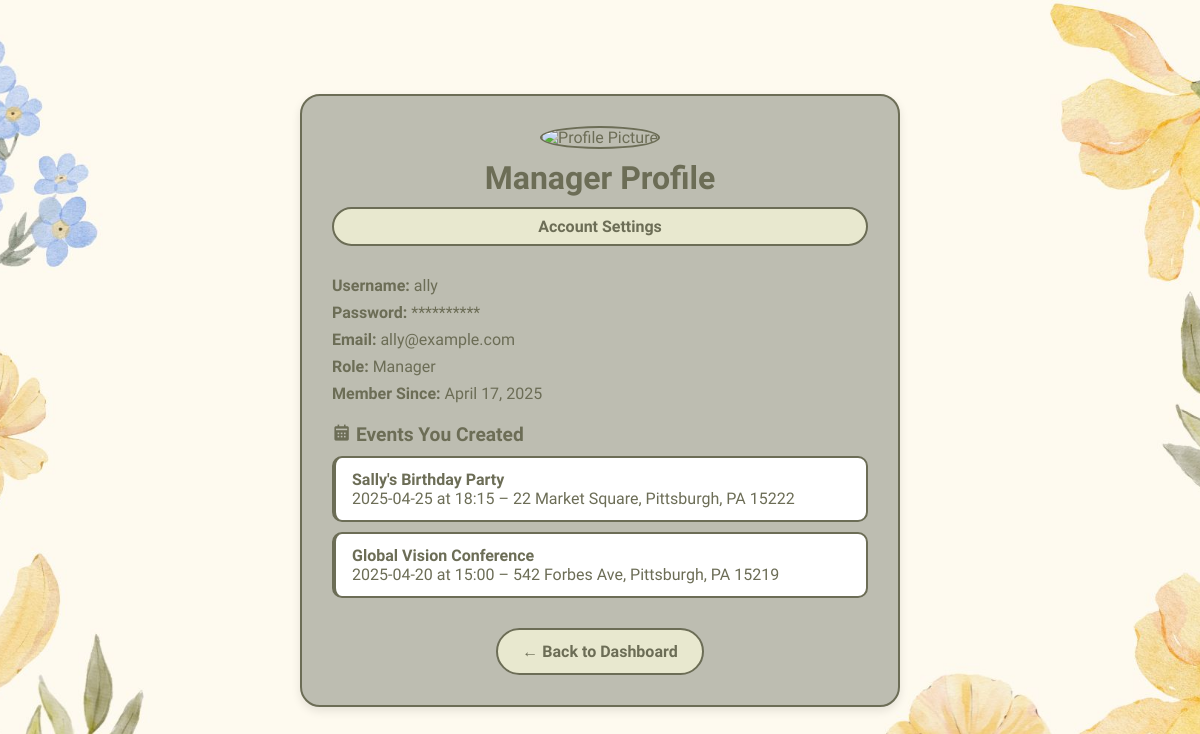
The app's page /manager_profile (signed in) with its own data.
### main.py (models this page shows, shortened)
class User(db.Model):
    id = db.Column(db.Integer, primary_key=True)
    username = db.Column(db.String(80), unique=True, nullable=False)
    email = db.Column(db.String(120), unique=True, nullable=False)
    password_hash = db.Column(db.String(128), nullable=False)
    role = db.Column(db.String(20), default='user')
    created_at = db.Column(db.DateTime, default=datetime.utcnow)
    registered_events = db.relationship(
        'Event',
        secondary=registrations,
        backref=db.backref('attendees', lazy='dynamic')
    )
    managed_events = db.relationship('Event', backref='manager', foreign_keys='Event.manager_id')

class Event(db.Model):
    id = db.Column(db.Integer, primary_key=True)
    title = db.Column(db.String(100), nullable=False)
    description = db.Column(db.Text, nullable=False)
    date = db.Column(db.String(20), nullable=False)
    time = db.Column(db.String(20), nullable=False)
    location = db.Column(db.String(120), nullable=False)
    event_type = db.Column(db.String(20), nullable=False, default='other')  # New field
    manager_id = db.Column(db.Integer, db.ForeignKey('user.id'), nullable=False)
    created_at = db.Column(db.DateTime, default=datetime.utcnow)

### main.py (the view)
@app.route('/manager_profile')
def manager_profile():
    if 'username' not in session:
        flash("You must be logged in to view your profile.")
        return redirect(url_for('managerlogin'))
    user = User.query.filter_by(username=session['username']).first()
    if not user or user.role != 'manager':
        flash("Unauthorized access.")
        return redirect(url_for('home'))
    return render_template(
        'manager_profile.html',
        username=user.username,
        email=user.email,
        password_hidden='*' * 10,
        role=user.role,
        created_at=user.created_at,
        created_events=user.managed_events
    )

### templates/manager_profile.html (shortened to what this page needs)
<!DOCTYPE html>
<html lang="en">
<head>
    <link rel="stylesheet" href="{{ url_for('static', filename='styles.css') }}">
    <link href='https://unpkg.com/boxicons@2.1.4/css/boxicons.min.css' rel='stylesheet'>
</head>
<body>
    <div class="profile-wrapper">
        <div class="profile-header">
            <img src="{{ url_for('static', filename='default-profile.png') }}" alt="Profile Picture">
            <h1>Manager Profile</h1>
            <a href="{{ url_for('managersettings') }}" class="settings-button">Account Settings</a>
        </div>
        <div class="profile-info">
            <p><strong>Username:</strong> {{ username }}</p>
            <p><strong>Password:</strong> {{ password_hidden }}</p>
            <p><strong>Email:</strong> {{ email }}</p>
            <p><strong>Role:</strong> {{ role.capitalize() }}</p>
            <p><strong>Member Since:</strong> {{ created_at.strftime('%B %d, %Y') }}</p>
        </div>
        <div class="events-list">
            <h2><i class='bx bxs-calendar'></i> Events You Created</h2>
            {% if created_events %}
                {% for event in created_events %}
                    <div class="event-card">
                        <strong>{{ event.title }}</strong><br>
                        {{ event.date }} at {{ event.time }} – {{ event.location }}
                    </div>
                {% endfor %}
            {% else %}
                <p>You haven't created any events yet.</p>
            {% endif %}
        </div>
        <div class="back-button">
            <a href="{{ url_for('manager_dashboard') }}" class="button">← Back to Dashboard</a>
        </div>
    </div>
</body>
</html>

### static/styles.css (style rules this page uses)
* { margin: 0; padding: 0; font-family: "Winky Sans", sans-serif; box-sizing: border-box; }
body { background: url("floralBackground.jpg") no-repeat center; background-size: cover; color: #6c6d56; min-height: 100vh; display: flex; justify-content: center; align-items: center; }
h1, h2, h3 { color: #6c6d56; }
.button { display: inline-block; padding: 12px 24px; background: #e8e8cf; border: 2px solid #6c6d56; border-radius: 30px; cursor: pointer; font-size: 16px; font-weight: 600; color: #6c6d56; text-align: center; transition: all 0.3s ease; text-decoration: none; }
.event-card { background: #e8e8cf; border-radius: 10px; overflow: hidden; border: 2px solid #6c6d56; transition: transform 0.3s ease; }

### templates/manager_profile.html (style rules this page uses)
.profile-wrapper { width: 600px; background: #bdbdb1; border-radius: 20px; padding: 30px; border: 2px solid #6c6d56; box-shadow: 0 4px 10px rgba(0, 0, 0, 0.1); margin: 40px auto; }
.profile-header { text-align: center; margin-bottom: 20px; }
.profile-header img { width: 120px; height: 120px; object-fit: cover; border-radius: 50%; border: 2px solid #6c6d56; margin-bottom: 10px; }
.profile-info p { font-size: 1rem; margin: 8px 0; }
.settings-button { display: block; margin: 10px auto 30px auto; padding: 8px 16px; background: #e8e8cf; border: 2px solid #6c6d56; border-radius: 30px; color: #6c6d56; font-weight: bold; cursor: pointer; text-align: center; transition: all 0.3s ease; text-decoration: none; }
.events-list h2 { font-size: 1.2rem; margin-top: 20px; }
.event-card { background: #fff; padding: 12px 16px; margin-top: 10px; border-left: 4px solid #6c6d56; border-radius: 10px; }
.back-button { text-align: center; margin-top: 30px; }

### records on screen
User: username "ally", email "ally@example.com", capitalize "Manager", strftime "April 17, 2025"
Event: title "Sally's Birthday Party", date "2025-04-25", time "18:15", location "22 Market Square, Pittsburgh, PA 15222"
Event: title "Global Vision Conference", date "2025-04-20", time "15:00", location "542 Forbes Ave, Pittsburgh, PA 15219"

### other values on screen
{{ password_hidden }} "**********"
